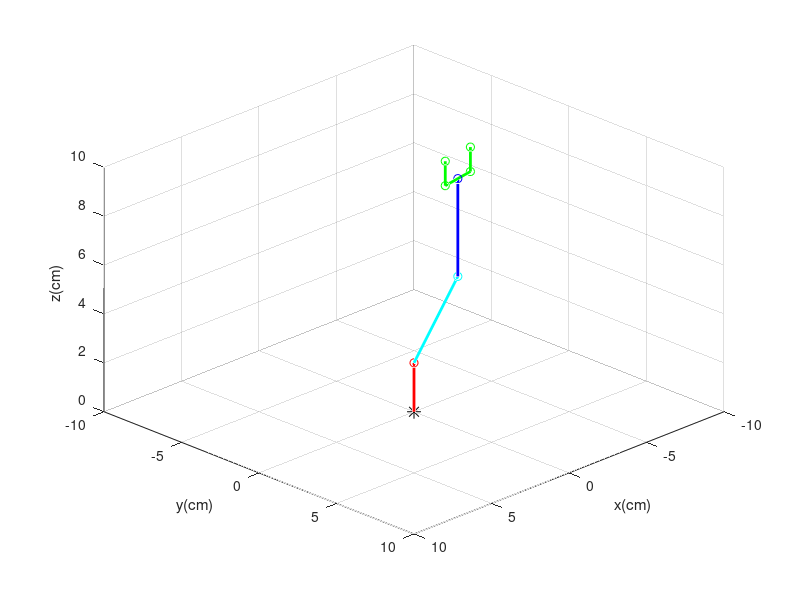

Write the MATLAB code that produced this figure.
clear all; close all; clc;

%% Initialization
l1=2; l2=4; l3=4; l4=1; l5=1; l6=1;
theta=[90 45 45 10]*pi/180; % z1 x1 x2 z1
theta_z1=theta(1); theta_x1=theta(2);
theta_x2=theta(3); theta_y1=theta(4);


%% Origin(0) to Sholder-LR(1)
% z axis rotation
T01=[cos(theta_z1) -sin(theta_z1)        0 0;
    sin(theta_z1)  cos(theta_z1)         0 0;
    0             0                      1 l1;
    0             0                      0 1];

%% Sholder-LR(1) to Sholder-FB(2)

T11=[-1        0              0             0;
    0         cos(theta_x1)  -sin(theta_x1) 0;
    0         sin(theta_x1)  cos(theta_x1)  0;
    0         0              0              1];

T12=[-1        0              0              0;
    0         cos(theta_x2)  -sin(theta_x2) l2;
    0         sin(theta_x2)  cos(theta_x2)  0;
    0         0              0              1];


%% Sholder-FB(2) to Elbow(3)
T23=[1 0 0 0;
     0 1 0 l3;
     0 0 1 0;
     0 0 0 1];
 

%% Elbow(3) to End effector(4)

T34=[cos(theta_y1)         0        sin(theta_y1) 0;
     0                     1        0             0;
     -sin(theta_y1)        0        cos(theta_y1) 0;
     0                     0        0             1];

 %% Finger
T411= [1 0 0 0;
      0 1 0 0;
      0 0 1 l5;
      0 0 0 1];
T412= [1 0 0 0;
      0 1 0 0;
      0 0 1 -l5;
      0 0 0 1];
T441=[1 0 0 0;
      0 1 0 l6;
      0 0 1 0;
      0 0 0 1];
T442=[1 0 0 0;
      0 1 0 l6;
      0 0 1 0;
      0 0 0 1];
R4411=[-1        0              0     0;
    0         cos(-pi/2)  -sin(-pi/2) 0;
    0         sin(-pi/2)  cos(-pi/2)  0;
    0         0              0      1];
R4421=[-1        0              0     0;
    0         cos(pi/2)  -sin(pi/2) 0;
    0         sin(pi/2)  cos(pi/2)  0;
    0         0              0      1];  

%% Position
T1=T01;
T2=T1*(T11*T12);
T3=T2*T23;
T4=T3*T34;
T41=T4*T411; 
T411=T41*T441;
T42=T4*T412; 
T421=T42*T442;

P0=[0;0;0;1];
P1=T1(1:3,4);
P2=T2(1:3,4);
P3=T3(1:3,4);
P4=T4(1:3,4);

P41=T41(1:3,4); P411=T411(1:3,4);
P42=T42(1:3,4); P412=T421(1:3,4);

%% Figure
figure('color','w');
plot3(P41(1),P41(2),P41(3),'go'); hold on; plot3([P41(1) P42(1)],[P41(2) P42(2)],[P41(3) P42(3)],'g','linewidth',2);
plot3(P411(1),P411(2),P411(3),'go'); hold on; plot3([P41(1) P411(1)],[P41(2) P411(2)],[P41(3) P411(3)],'g','linewidth',2);
plot3(P412(1),P412(2),P412(3),'go'); hold on; plot3([P42(1) P412(1)],[P42(2) P412(2)],[P42(3) P412(3)],'g','linewidth',2);
plot3(P42(1),P42(2),P42(3),'go'); hold on; 
plot3(P3(1),P3(2),P3(3),'bo'); hold on; plot3([P2(1) P3(1)],[P2(2) P3(2)],[P2(3) P3(3)],'b','linewidth',2);
plot3(P2(1),P2(2),P2(3),'co'); hold on; plot3([P1(1) P2(1)],[P1(2) P2(2)],[P1(3) P2(3)],'c','linewidth',2);
plot3(P1(1),P1(2),P1(3),'ro'); hold on; plot3([P0(1) P1(1)],[P0(2) P1(2)],[P0(3) P1(3)],'r','linewidth',2);
plot3(P0(1),P0(2),P0(3),'k*','markersize',10); hold on;
view([1,1,1])

grid on;
axis([-10 10 -10 10 0 10]);
xlabel('x(cm)'); ylabel('y(cm)'); zlabel('z(cm)')